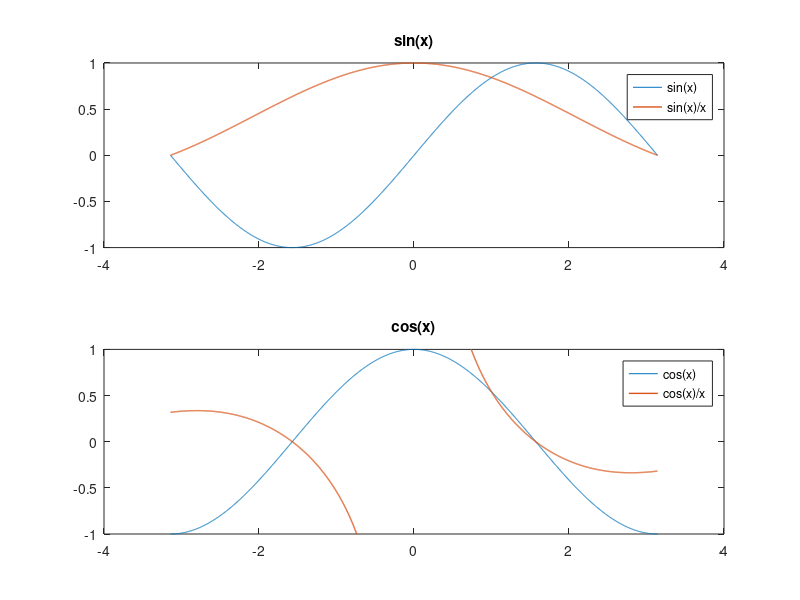

Source code (MATLAB):
% EoMP Section 3.1.5
% Problem statement: 
% Use the subplot function to plot sin(x) & abs(sin(x)) and cos(x) & 
% abs(cos(x) in the same Figure Window.

x = -pi:pi/1000:pi;

subplot(2,1,1)
plot(x,sin(x),x,sin(x)./x,'LineWidth',1);
title('sin(x)');
legend('sin(x)', 'sin(x)/x')

subplot(2,1,2)
plot(x,cos(x),x,cos(x)./x,'LineWidth',1);
ylim([-1 1]);
legend('cos(x)', 'cos(x)/x');
title('cos(x)');
